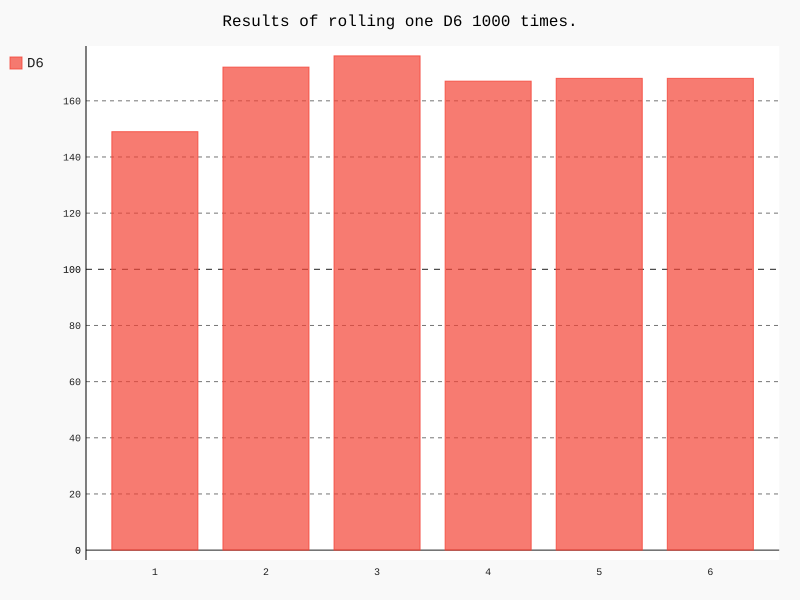

This figure's Python source:
from die import Die
import pygal

die = Die()
results = []
# 模拟1000次掷六面骰子
for roll in range(1000):
    result = die.roll()
    results.append(result)
print(results)

frequencies = []
# 统计每个点数出现的次数
for value in range(1, die.num_sides + 1):
    frequency = results.count(value)
    frequencies.append(frequency)
print(frequencies)

hist = pygal.Bar()
hist.title = "Results of rolling one D6 1000 times."
# x轴的标签
hist.x_labels = ['1', '2', '3', '4', '5', '6']
# 坐标轴的名称
hist._x_title = "Result"
hist._y_title = "Frequency of Results"
# 将获取到的数据列表加入，并标签为'D6'
hist.add('D6', frequencies)
# 将图表渲染成SVG文件，可在浏览器中打开，具有交互性，数据发生变化，只需刷新网页即可看到变化
hist.render_to_file('die_simulation.svg')
